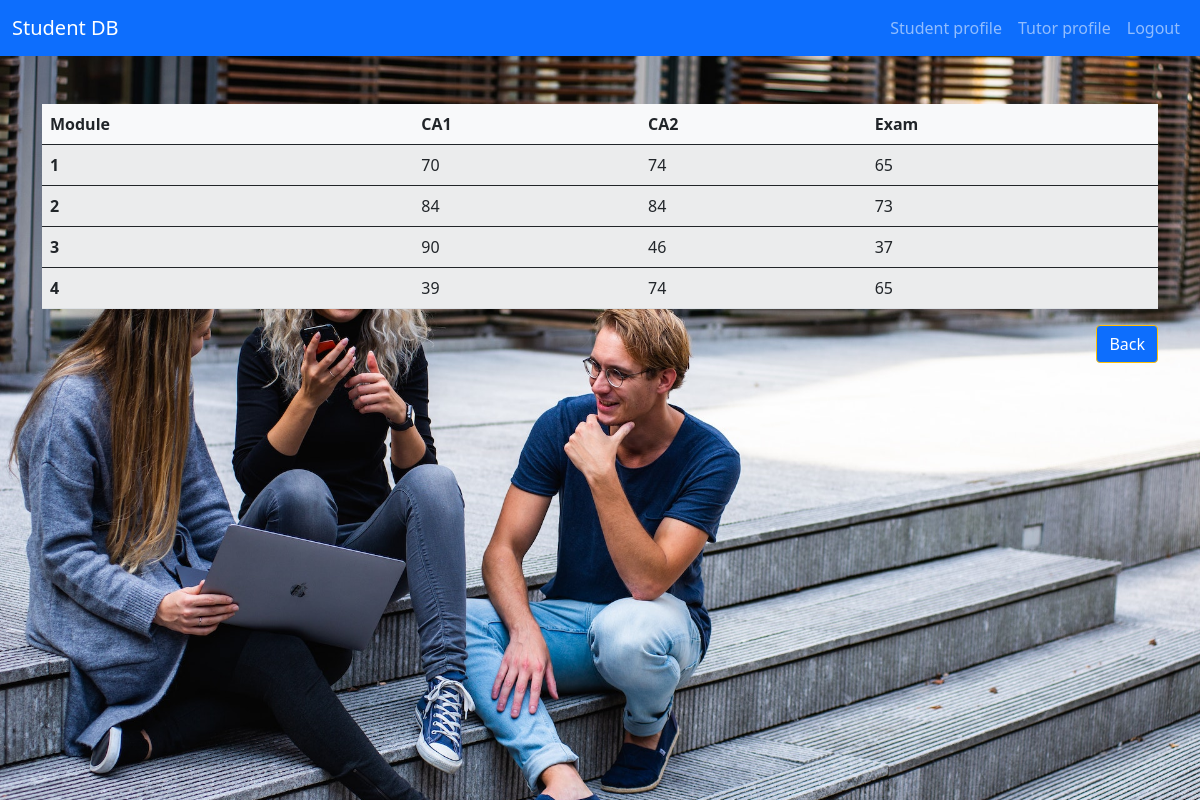
Page /student_grades_check/4 (signed in) on the committed database.
### application/models.py (models this page shows)
class Enrolments(db.Model):
    id = db.Column(db.Integer, primary_key=True)
    enrol_student_id = db.Column('students_id', db.Integer, db.ForeignKey('students.id')) # FK students
    enrol_module_id = db.Column('modules_id', db.Integer, db.ForeignKey('modules.id')) # FK modules
    academic_year = db.Column(db.Date, nullable=False)
    ca1_score = db.Column(db.Integer)
    ca2_score = db.Column(db.Integer)
    exam_score = db.Column(db.Integer)

### application/routes.py (the view)
@app.route("/student_grades_check/<int:student_id>")
def student_grades_check(student_id):
    if session['user_email']:
        enrolments = Enrolments.query.filter_by(enrol_student_id=student_id).all()
    return render_template("student_grades.html", enrolments=enrolments)

### templates/student_grades.html
{% extends "base.html" %}
{% block content %}
<section>
    <div class="container pt-5">
        <table class="table table-striped bg-light">
            <thead>
              <tr>
                <th scope="col">Module</th>
                <th scope="col">CA1</th>
                <th scope="col">CA2</th>
                <th scope="col">Exam</th>
              </tr>
            </thead>
            {% for enrolment in enrolments %}
            <tbody>
              <tr>
                <th scope="row">{{ enrolment.enrol_module_id }}</th>
                <td> {{ enrolment.ca1_score }} </td>
                <td> {{ enrolment.ca2_score }} </td>
                <td> {{ enrolment.exam_score }} </td>
              </tr>
            </tbody>
            {% endfor %}
        </table>
        <div class="text-end">
        <a href="{{ url_for('profile', user_email=session['user_email']) }}" class="btn btn-primary border-warning">Back</a>
        </div>
    </div>
</section>
{% endblock %}

### static/css/style.css (style rules this page uses)
body { color: white; }

### rows in the picture
Enrolments: enrol_module_id "1", ca1_score "70", ca2_score "74", exam_score "65"
Enrolments: enrol_module_id "2", ca1_score "84", ca2_score "84", exam_score "73"
Enrolments: enrol_module_id "3", ca1_score "90", ca2_score "46", exam_score "37"
Enrolments: enrol_module_id "4", ca1_score "39", ca2_score "74", exam_score "65"
